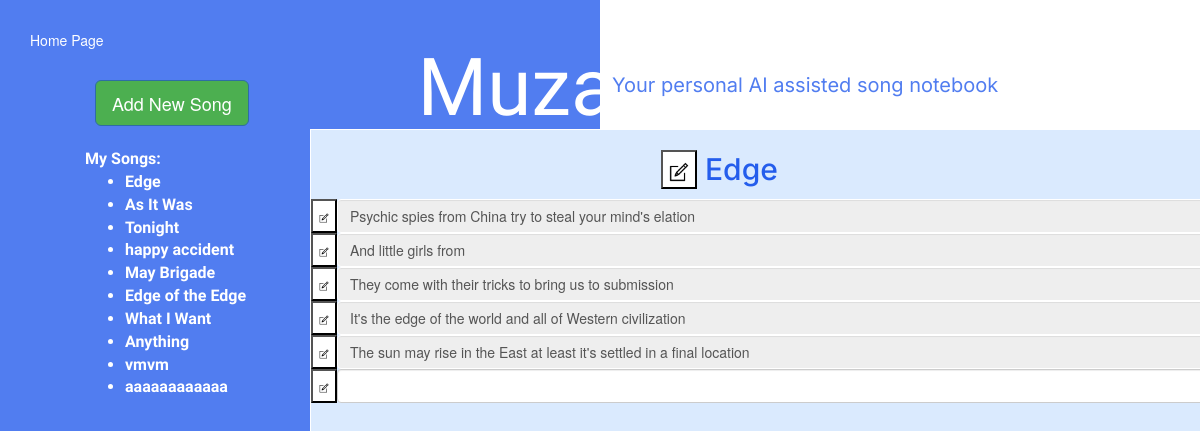
The app's page /song/Edge with its own data.
### tables this page shows
CREATE TABLE song
(
    id          integer
        constraint song_pk
            primary key,
    title       varchar,
    genre       varchar,
    inspiration varchar
);

CREATE TABLE "line"
(
    song_id       integer,
    line_num      integer,
    words_num     integer,
    max_words_num integer,
    uniqueness    float,
    rhyme         boolean,
    emotion       varchar
, line varchar);

### app.py (the view, shortened to what this page needs)
@app.route('/song/<song_name>', methods=['GET', 'POST'])
def song(song_name):
    conn = get_db_connection()
    songs = get_songs_dict(conn)
    update_parameters_table(conn, song_name)
    conn.close()
    return render_template('song.html', song_name=song_name, text=songs[song_name], songs=songs)

### app.py (called while the page is built)
def get_db_connection():
    conn = sqlite3.connect('muza_database.sqlite')
    conn.row_factory = sqlite3.Row
    return conn

### utils/sql_queries.py (called while the page is built)
def get_songs_dict(conn):
    songs_list = conn.execute("SELECT s.title, s.id from song s").fetchall()
    songs_names = conn.execute("SELECT s.title from song s").fetchall()
    songs_names = list(map(lambda x: x[0], songs_names))
    id2name = {k: v for v, k in songs_list}
    songs = {k: [] for k in songs_names}
    songs_text = conn.execute("SELECT l.song_id, l.line_num, l.line from line l").fetchall()
    for line in songs_text:
        songs[id2name[line[0]]].append((line[1], line[2]))
    return songs

def update_parameters_table(conn, song_name):
    songs_list = conn.execute("SELECT s.title, s.id from song s").fetchall()
    name2id = {v: k for v, k in songs_list}
    conn.execute("UPDATE parameters SET last_song_id =? WHERE id = 1", (name2id[song_name],))
    conn.commit()

### templates/song.html (shortened to what this page needs)
<!DOCTYPE html>
<html lang="en">
<link rel="stylesheet" href="{{ url_for('static', filename='css/song.css') }}">
<link rel="stylesheet" href="https://maxcdn.bootstrapcdn.com/bootstrap/3.4.1/css/bootstrap.min.css">
    <link rel="stylesheet" href="https://cdn.jsdelivr.net/bootstrap.tagsinput/0.8.0/bootstrap-tagsinput.css">
<head>
</head>
<body>
<form method="post" style="padding: 30px">
    <a name="main_button" href="{{ url_for('index') }}" type="submit" style="color:white; margin-top: 100px;">Home
        Page</a>
</form>
<div class="v1_143">
    <div class="v1_144">
        <form id="add_song_form" method="post">
            <button name="add_song_button" href="{{ url_for('add_song') }}" type="submit"
                    style="background-color:#4CAF50;" class="btn btn-primary btn-lg">Add New Song
            </button>
        </form>
    </div>
    <div class="v1_149">
        <b id="ai-setting">AI Settings</b> <br> <br>
        <label for="ending-words-input">ending words:</label>
        <br><input type="text" id="ending-words-input" data-role="tagsinput" class="form-control"> <br><br>
        <label for="line-key-words-input">keywords in a line:</label>
        <br><input id="line-key-words-input" type="text" data-role="tagsinput" class="form-control"><br>
        <br><label for="uniqueness">uniqueness</label>
        <input type="range" style="color: aliceblue" id="uniqueness" name="volume" min="0" max="1" step="0.1"><br>
        <input checked type="checkbox" id="rhyme"><label for="rhyme">make it rhyme</label> <br>
        <br><input type="checkbox" id="emotion-check"><label for="emotion">emotion:</label>
    </div>
    <div class="v1_145 col-sm" style="overflow-y:scroll;">
        <h2 style="padding-left: 350px; color: #245DEC; font-family: Inter;">
            <button onclick="showHelpWindowTitle()" style="background-color: white;"
                    class="help-button" id="help-button-title">
                <img style="width: 20px; height: 20px" src="{{ url_for('static', filename='images/edit_icon.png') }}"
                     alt="icon"></button>
            {{ song_name }}
        </h2>
        {% for i in range(100) %}
            {% if i <= songs[song_name]|length %}
                {% set display = "block" %}
            {% else %}
                {% set display = "none" %}
            {% endif %}
            <div id="main-div-{{ i }}" style="display: {{ display }}">
                <div style="display: flex;">
                    <button onclick="showHelpWindow({{ i }})" style="background-color: white;"
                            class="help-button" id="help-button-{{ i }}">
                        <img id="edit-icon" src="{{ url_for('static', filename='images/edit_icon.png') }}" alt="icon">
                    </button>
                <form method="post" id="form1" style="width: 1000px;">
                    {% if i == songs[song_name]|length %}
                        <input type="text" form="form1" rows="1" class="form-control text-song" name="text-{{ i }}" id="song-text-{{ i }}" value="">
                    {% elif i < songs[song_name]|length %}
                        <input type="text" form="form1" disabled rows="1" class="form-control text-song" name="text-{{ i }}" id="song-text-{{ i }}"
                               value="{{ songs[song_name][i][1] }}">
                    {% else %}
                        <input type="text" form="form1" rows="1" class="form-control text-song" name="text-{{ i }}"
                               id="song-text-{{ i }}" value="">
                    {% endif %}
                </form>
                </div>
            </div>
    {% endfor %}
    </div>
    <span class="v1_146">Muza</span><span class="v1_147" style="align-items: center">Your personal AI assisted song notebook</span>
    <span class="v1_148">
        My Songs:
        <ul>
            {% for song_name in songs %}
                <li><a href="{{ url_for('song', song_name=song_name) }}">{{ song_name }}</a></li>
            {% endfor %}
        </ul>
    </span>
</div>
</body>
</html>

### static/css/song.css (style rules this page uses)
#ai-setting { color: #517DF0; font-size: 20px; }
#edit-icon { width: 10px; height: 10px; }
body { background: linear-gradient(to right, #517DF0 50%, white 50%); height: 100%; font-size: 14px; }
* { box-sizing: border-box; }
body { font-size: 14px; }
.v1_143 { background: white; opacity: 1; top: 0; left: 0; overflow: hidden; }
.v1_144 { width: 212px; height: 600px; background: #517DF0; opacity: 1; position: absolute; top: 80px; left: 95px; overflow: hidden; }
.v1_149 { width: 212px; height: 600px; background: white; opacity: 1; position: absolute; top: 129px; right: 78px; border: 1px solid rgba(255, 255, 255, 1); overflow: hidden; padding: 15px; }
.v1_145 { width: 915px; height: 600px; background: #DAEAFE; opacity: 1; position: absolute; top: 129px; left: 310px; border: 1px solid rgba(255, 255, 255, 1); overflow: hidden; }
.v1_146 { width: 50%; color: white; position: absolute; top: 31px; left: 18%; font-family: ABeeZee, serif; font-size: 80px; opacity: 1; text-align: center; }
.v1_147 { width: 50%; color: #517DF0; position: absolute; top: 71px; left: 51%; font-family: Inter, serif; font-size: 20px; opacity: 1; text-align: left; }
.v1_148 { width: 200px; color: white; position: absolute; top: 143px; left: 80px; font-family: ABeeZee, serif; font-weight: Bold; font-size: 16px; opacity: 1; padding: 5px; }
a:link, a:visited { color: white; }
.form-control:disabled { background: #DAEAFE; border: 1px solid white; }

### records on screen
song: title "Edge"
line: line "Psychic spies from China try to steal your mind's elation"
line: line "And little girls from"
line: line "They come with their tricks to bring us to submission"
line: line "It's the edge of the world and all of Western civilization"
line: line "The sun may rise in the East at least it's settled in a final location"
song: title "As It Was"
song: title "Tonight"
song: title "happy accident"
song: title "May Brigade"
song: title "Edge of the Edge"
song: title "What I Want"
song: title "Anything"
song: title "vmvm"
song: title "aaaaaaaaaaaa"
